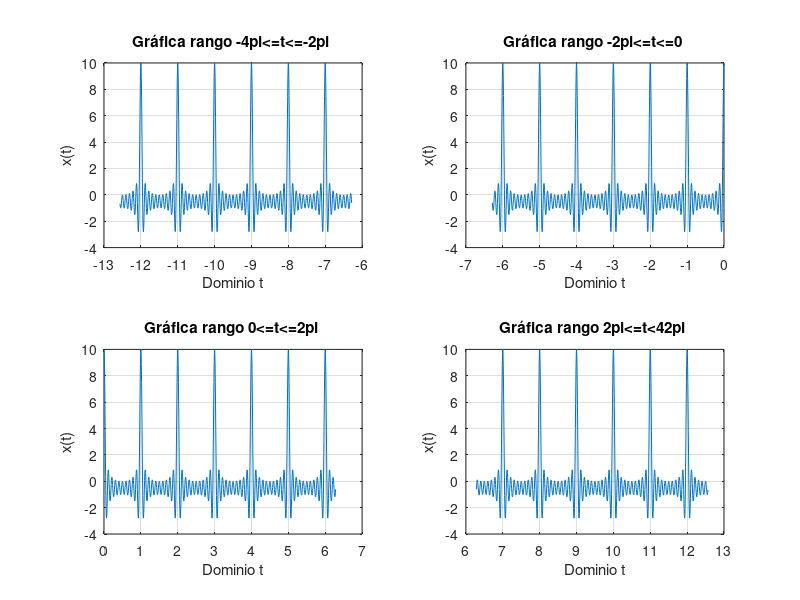

Source code (MATLAB):
%% Práctica 1: Señales en tiempo continuo.
%
% *Integrantes:*
%
% * Arellano Paz Angel Ulises
% * Cardoso Arias Javier
% * Gachuz Hernández Karla Denisse
% * García Arteaga Alejandro
% * López Galván José Rodolfo
%
% *Objetivos:* 
%
% * Manipulación básica de MATLAB
% * Gráficas de señales reales y complejas continuas
% * Transformación de señales continuas (escalamientos y traslaciones)
% * Calculo de energía y potencia de señales continuas

%%



%%  1.11 Working with functions.
%
% Working with functions is fundamental to signals and systems applications. MATLAB provides several methods of defining and evaluating functions. An understanding and proficient use of these methods are therefore necessary and beneficial.

%%
% *11.1-1 Anonymous functions.*
%
% Many simple functions are most conveniently represented by using MATLAB anonymous functions. An anonymous function provides a symbolic representation of a function defined in terms of MATLAB operators, functions, or other anonymous functions. For example, consider defining the exponentially damped sinusoid $f (t) = e −t cos(2π t)$.

f = @(t) exp(-t).*cos(2*pi*t);

%%
% In this context, the @ symbol identifies the expression as an anonymous function, which is assigned a name of f. Parentheses following the @ symbol are used to identify the function’s independent variables (input arguments), which in this case is the single time variable t. Input arguments, such as t, are local to the anonymous function and are not related to any workspace variables with the same names.
%
% Once defined, $f (t)$ can be evaluated simply by passing the input values of interest. For example,

t =0; f(t)

%%
% evaluates $f (t)$ at t = 0, confirming the expected result of unity. The same result is obtained by passing t = 0 directly.

%%
% Vector inputs allow the evaluation of multiple values simultaneously, Consider the task of plotting $f(t)$ over the interval $(-2 \leq t \leq 2)$. Gross function behavior is clear:  $f(t)$ should oscilate four times with a decaying envelope. Since accurate hand sketches are cumberstone, MATLAB-generated plots are an attractive alternative. As the following example illustrates, care must be taken to ensure reliable results.
%
% Suppose the vector t is chosen to include onlu the integers contained in $(-2 \leq t \leq 2)$, namely, [−2, −1, 0, 1, 2].

t = (-2:2);

%%
% This vector input is evaluated from a vector output.

f(t)

%%
% The plot command graphs the result, which is shown in Fig. 1.46 

%%
%
%  >> plot(t,f(t));
%  >> xlabel(’t’); ylabel(’f(t)’); grid;
%

%%
% Grid lines, added by using the grid command, aid feature identification. Unfortunately, the
% plot does not illustrate the expected oscillatory behavior. More points are required to adequately
% represent f (t).
% The question, then, is how many points is enough? † If too few points are chosen, information
% is lost. If too many points are chosen, memory and time are wasted. A balance is needed. For
% oscillatory functions, plotting 20 to 200 points per oscillation is normally adequate. For the present
% case, t is chosen to give 100 points per oscillation.

plot(t, f(t));
xlabel('t');
ylabel('f(t)');
grid;

%%
% *Figure 1.46* $f(t) = e^{-t}cos(2\pi t)$ for $t = (-2::2)$.

t1 = (-2:0.01:2);
plot(t1, f(t1));
xlabel('t');
ylabel('f(t)');
grid;

%%
% *Figure 1.47* $f(t) = e^{-t}cos(2\pi t)$ for $t = (-2:0.01:2)$.

%%
% *1.11-2 Relational Operators and the Unit Step Function.*
%
% The unit step function $u(t)$ arises naturally in many practical situations. For example, a unit step can
% model the act of turning on a system. With the help of relational operators, anonymous functions
% can represent the unit step function.
% In MATLAB, a relational operator compares two items. If the comparison is true, a logical true
% (1) is returned. If the comparison is false, a logical false (0) is returned. Sometimes called indicator
% functions, relational operators indicates whether a condition is true. Six relational operators are
% available: <, >, <=, >=, ==, and ~=.
%   The unit step function is readily defined using the >= relational operator.

u = @(t) 1.0.*(t>=0);

%%
% Any function with a jump discontinuity, such as the unit step, is difficult to plot. Consider plotting
% $u(t)$ by using $t = (-2:2)$.

t = (-2:2);
plot(t, u(t));
xlabel ('t');
ylabel('u(t)');

%%
% *Figure 1.48* $u(t)$ for $t = (-2:2)$.

%%
% Two significant problems are apparent in the resulting plot, shown in Fig. 1.48. First,
% MATLAB automatically scales plot axes to tightly bound the data. In this case, this normally
% desirable feature obscures most of the plot. Second, MATLAB connects plot data with lines,
% making a true jump discontinuity difficult to achieve. The coarse resolution of vector t emphasizes
% the effect by showing an erroneous sloping line between t = −1 and t = 0.
% The first problem is corrected by vertically enlarging the bounding box with the axis
% command. The second problem is reduced, but not eliminated, by adding points to vector t.

t = (-2:0.01:2);
plot(t, u(t));
xlabel('t');
ylabel('u(t)');
axis([-2 2 -0.1 1.1]);

%%
% *Figure 1.48* $u(t)$ for $t = (-2:0.01:2)$.

%%
% The four-element vector argument of axis specifies x axis minimum, x axis maximum, y axis
% minimum, and y axis maximum, respectively. The improved results are shown in Fig. 1.49.
% Relational operators can be combined using logical AND, logical OR, and logical negation: &,
% |, and ~, respectively. For example, (t>0) & (t<1) and ~((t<=0) $|$ (t>=1)) both test if 0 < t < 1.
% To demonstrate, consider defining and plotting the unit pulse p(t) = u(t) − u(t − 1), as shown in
% Fig. 1.50:

p =@(t) 1.0.*((t>=0)&(t<1));
t = (-1:0.01:2);
plot(t, p(t));
xlabel('t');
ylabel('p(t) = u(t) - u(t-1)');
axis([-1 2 -0.1 1.1]);


%% Resolución del problema 1.2-2

%%
% For the signal x(t) illustrated in Fig. P1.2-2, sketch
%%
% A) $x(t-4)$
%%
% B) $x(t/1.5)$
%%
% C) $x(-t)$
%%
% D) $x(2t-4)$
%%
% E) $x(2-t)$


u = @(t) 1.0.*(t>=0);

u1= @(t) 1.0.*((t>=-4)&(t<0));

u2=@(t) 1.0.*((t>=0)&(t<=2));

f=@(t) (-t.*u1(t)) + (t.*u2(t));

t = (-20:0.01:20);

plot(t,f(t))

axis([-5 5 -1 5]);

title('Fig. P1.2-2');

xlabel('t');

ylabel('x(t)');

%%
% *A)* $x(t-4)$



x1=@(t) f(t-4);

plot(t,x1(t));

axis([-1 9 -1 5]);

title('Inciso a');

xlabel('t');

ylabel('x(t-4)');

%%
% *B)* $x(t/1.5)$



x2=@(t) f(t/1.5);

plot(t,x2(t));

axis([-8 5 -1 5]);

title('Inciso b');

xlabel('t');

ylabel('x(t/1.5)');

%%
% *C)* $x(-t)$




x3=@(t) f(-t);

plot(t,x3(t));

axis([-5 5 -1 5]);

title('Inciso c');

xlabel('t');

ylabel('x(-t)');

%%
% *D)* $x(2t-4)$




x4=@(t) f(2.*t - 4);

plot(t,x4(t));

axis([-5 5 -1 5]);

title('Inciso d');

xlabel('t');

ylabel('x(2t-4)');

%%
% *E)* $x(2t-4)$




x5=@(t) f(2 - t);

plot(t,x5(t));

axis([-1 8 -1 5]);

title('Inciso e');

xlabel('t');

ylabel('x(2-t)');


t=(-3*pi:0.001:3*pi);

%%
% X(t)=2^t*cos(2pit);
% Ximpar(t)=1/2(x(t)-x(-t));
% Ximpar(t)=(2^(-t-1))*cos(2pit)-(2^(t-1))*cos(-2pit);


%% Resoluciòn del problema 1.11-1
%

for i=1:length(t)
if t(i)<=-pi
R(i)=-(2.^(t(i)-1)).*cos(-2*pi*t(i));
elseif t(i)>=pi
R(i)=(2.^(-t(i)-1)).*cos(2*pi*t(i));
else
R(i)=0;
end
end

plot(t,R);
ylabel('Ximpar(t)');
xlabel('t');
title('Ejercicio 1.11-1');
grid on;

%% Ejercicio 4: 
%
% Construye la grafica de

%% 
% $$x(t) = \sum_{k=1}^{10} cos(2\pi k t)$$
%
% para cuatro rangos (figura 2x2). Los ejes deben mostrarse en el origen además de la edición de su preferencia.
% Procedimiento:
%

clf;
subplot(2,2,1);
y=0;
t=linspace(-4*pi,-2*pi,1000);
for k=1:10
    
x=cos(2*pi*k*t);
y=y+x;
end
plot(t,y);
grid on;
ax = gca;
xlabel('Dominio t');
ylabel('x(t)');
title('Gráfica rango -4pi<=t<=-2pi ');



subplot(2,2,2);
y=0;
t=linspace(-2*pi,0,1000);
for k=1:10
    
x=cos(2*pi*k*t);
y=y+x;
end
plot(t,y);
grid on;
ax = gca;
xlabel('Dominio t');
ylabel('x(t)');

title('Gráfica rango -2pi<=t<=0 ');



subplot(2,2,3);
y=0;
t=linspace(0,2*pi,1000);
for k=1:10
    
x=cos(2*pi*k*t);
y=y+x;
end
plot(t,y);
grid on;
ax = gca;
xlabel('Dominio t');
ylabel('x(t)');
title('Gráfica rango 0<=t<=2pi ');



subplot(2,2,4);
y=0;
t=linspace(2*pi,4*pi,1000);
for k=1:10
    
x=cos(2*pi*k*t);
y=y+x;
end
plot(t,y);
grid on;
ax = gca;
xlabel('Dominio t');
ylabel('x(t)');
title('Gráfica rango 2pi<=t<42pi ');
